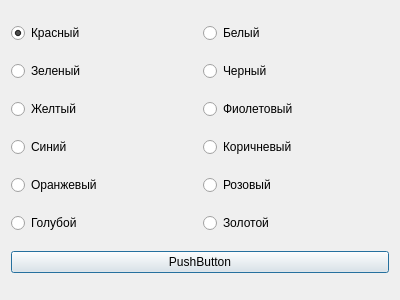
<?xml version="1.0" encoding="UTF-8"?>
<ui version="4.0">
 <class>Dialog</class>
 <widget class="QDialog" name="Dialog">
  <property name="geometry">
   <rect>
    <x>0</x>
    <y>0</y>
    <width>400</width>
    <height>300</height>
   </rect>
  </property>
  <property name="windowTitle">
   <string>Dialog</string>
  </property>
  <layout class="QGridLayout" name="gridLayout">
   <item row="0" column="0">
    <widget class="QRadioButton" name="radioButton_3">
     <property name="enabled">
      <bool>true</bool>
     </property>
     <property name="text">
      <string>Красный</string>
     </property>
     <property name="checked">
      <bool>true</bool>
     </property>
    </widget>
   </item>
   <item row="0" column="1">
    <widget class="QRadioButton" name="radioButton_7">
     <property name="text">
      <string>Белый</string>
     </property>
    </widget>
   </item>
   <item row="1" column="0">
    <widget class="QRadioButton" name="radioButton_4">
     <property name="text">
      <string>Зеленый</string>
     </property>
    </widget>
   </item>
   <item row="1" column="1">
    <widget class="QRadioButton" name="radioButton_5">
     <property name="text">
      <string>Черный</string>
     </property>
    </widget>
   </item>
   <item row="2" column="0">
    <widget class="QRadioButton" name="radioButton_6">
     <property name="text">
      <string>Желтый</string>
     </property>
    </widget>
   </item>
   <item row="2" column="1">
    <widget class="QRadioButton" name="radioButton">
     <property name="text">
      <string>Фиолетовый</string>
     </property>
    </widget>
   </item>
   <item row="3" column="0">
    <widget class="QRadioButton" name="radioButton_2">
     <property name="text">
      <string>Синий</string>
     </property>
    </widget>
   </item>
   <item row="3" column="1">
    <widget class="QRadioButton" name="radioButton_8">
     <property name="text">
      <string>Коричневый</string>
     </property>
    </widget>
   </item>
   <item row="4" column="0">
    <widget class="QRadioButton" name="radioButton_10">
     <property name="text">
      <string>Оранжевый</string>
     </property>
    </widget>
   </item>
   <item row="4" column="1">
    <widget class="QRadioButton" name="radioButton_9">
     <property name="text">
      <string>Розовый</string>
     </property>
    </widget>
   </item>
   <item row="5" column="0">
    <widget class="QRadioButton" name="radioButton_11">
     <property name="text">
      <string>Голубой</string>
     </property>
    </widget>
   </item>
   <item row="5" column="1">
    <widget class="QRadioButton" name="radioButton_12">
     <property name="text">
      <string>Золотой</string>
     </property>
    </widget>
   </item>
   <item row="6" column="0" colspan="2">
    <widget class="QPushButton" name="pushButton">
     <property name="text">
      <string>PushButton</string>
     </property>
    </widget>
   </item>
  </layout>
 </widget>
 <resources/>
 <connections/>
</ui>
